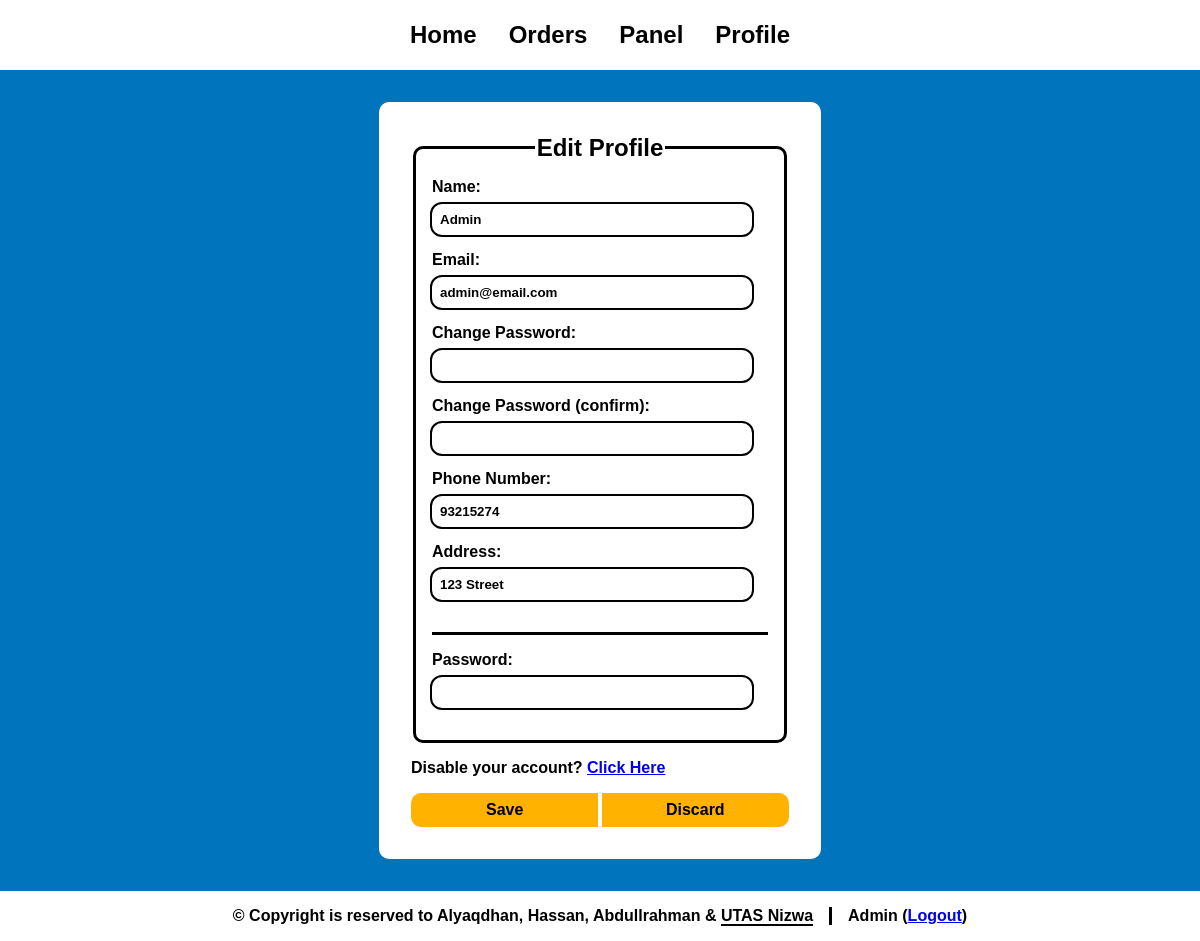
Page /profile.php (signed in) on the committed database.
### tables this page shows
CREATE TABLE `customers` (
  `cId` int(10) NOT NULL COMMENT 'Customer ID',
  `cName` varchar(50) NOT NULL COMMENT 'Customer Name',
  `password` varchar(50) NOT NULL COMMENT 'Password',
  `email` varchar(100) NOT NULL COMMENT 'Email',
  `registerDate` date NOT NULL COMMENT 'Register Date',
  `lastLogin` datetime NOT NULL COMMENT 'Last Login',
  `cAddress` varchar(100) NOT NULL COMMENT 'Customer Address',
  `cType` varchar(1) NOT NULL COMMENT 'Customer Type',
  `phoneNumber` int(8) NOT NULL COMMENT 'Customer Phone Number',
  `Active` varchar(10) NOT NULL DEFAULT 'active'
);

### profile.php (the view, shortened to what this page needs)
<html>
    <head>
        <?php include('link.php') ?>
    </head>
    <body>
        <?php
        include("connect.php");
        include("header.php");
        $cusId = $_SESSION['CID'];
        $query = "select * from customers where cId='$cusId'";
        $result = mysqli_query($conn, $query);
        $cus = mysqli_fetch_assoc($result);
        ?>
        <div>
        <form class="form" method='post' action='profileProcess.php'>
            <div class='main'>
                <fieldset>
                    <legend>Edit Profile</legend>
                    <label>
                        Name:<br>
                        <?php echo "<input type='text' name='name' value='{$cus['cName']}' required>"; ?>
                    </label>
                    <label>
                        Email:<br>
                        <?php echo "<input type='email' name='email' value='{$cus['email']}' required>"; ?>
                    </label>
                    <label>
                        Change Password:<br>
                        <?php echo "<input type='password' name='passwordChange'>"; ?>
                    </label>
                    <label>
                        Change Password (confirm):<br>
                        <?php echo "<input type='password' name='passwordConfirm'>"; ?>
                    </label>
                    <label>
                        Phone Number:<br>
                        <?php echo "<input type='number' name='pnumber' value='{$cus['phoneNumber']}' required>"; ?>
                    </label>
                    <label>
                        Address:<br>
                        <?php echo "<input type='text' name='address' value='{$cus['cAddress']}' required>"; ?>
                    </label>
                    <label class="verify">
                        Password:<br>
                        <?php echo "<input type='password' name='password' required>"; ?>
                    </label>
                </fieldset>
                <h4>Disable your account? <a href="profileDisable.php">Click Here</a></h4>
                <div class="buttons">
                    <input class="btn left" type="submit" value="Save">
                    <input class="btn right" type="reset" value="Discard" onclick="notify('Changes Have Been Discarded', 'darkcyan');">
                </div>
            </div>
        </form>
        </div>
        <?php include("footer.php"); ?>
    </body>
</html>

### style.css (style rules this page uses)
:root { color-scheme: light; --primary: #ffb300; --secondary: #0174Be; --accent: #006caf; --white: white; --black: black; --gray: lightgray; --red: red; --shadow: black; --fw-regular: 400; --fw-bold: 700; --fs-small: 0.5rem; --fs-normal: 1rem; --fs-large: 1.5rem; --br: 10px; background: var(--secondary); font-family: sans-serif; }
* { transition: 200ms ease-in-out; }
a, input[type="checkbox"] { transition-property: background; }
html { scroll-behavior: smooth; -webkit-tap-highlight-color: transparent; }
h1, h2, h3, h4, h5, h6 { margin: 0; }
body { margin: 0; height: 100%; display: flex; flex-direction: column; }
select, input, label:has(input, textarea) { cursor: pointer; }
input:is([type="text"], [type="password"], [type="email"], [type="number"]) { cursor: text; }
div:has(.wrapper, .form) { margin: auto; width: 100%; }
fieldset { border-radius: var(--br); border: solid 3px var(--black); padding: 1rem; display: flex; flex-direction: column; }
legend { font-size: var(--fs-large); font-weight: var(--fw-bold); text-align: center; }
.form { margin: auto; width: 100%; overflow-x: auto; }
.form * { font-weight: var(--fw-bold); }
.form .main { width: fit-content; margin: auto; margin-block: 2rem; padding: 2rem; background: var(--white); border-radius: var(--br); display: flex; flex-direction: column; }
.form label { font-weight: var(--fw-bold); }
.form input { padding: .5rem; margin-top: .5rem; margin-bottom: 1rem; margin-right: 1rem; width: 20rem; }
.form input[type="text"], .form input[type="password"], .form input[type="number"], .form input[type="email"] { border-radius: var(--br); border: none; outline: 2px solid var(--black); transition: 140ms ease-in-out; }
.form .buttons { display: flex; justify-content: center; gap: .2rem; margin-top: 1rem; }
.form h4 { margin-top: 1rem; }
.form .btn { width: 100%; background: var(--primary); padding: .5rem; margin: 0; border: 0; border-radius: var(--br); text-decoration: none; font-weight: var(--fw-bold); font-size: var(--fs-normal); }
.form .left { border-radius: var(--br) 0 0 var(--br); }
.form .right { border-radius: 0 var(--br) var(--br) 0; }
.form .verify { margin-top: 1rem; border-top: 3px solid var(--black); padding-top: 1rem; }

### rows in the picture
customers: name "Admin", email "admin@email.com", pnumber "93215274", address "123 Street"

### other values in the picture
$name "Admin"
